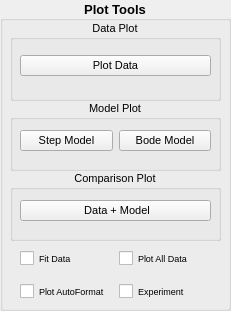
   <widget class="QGroupBox" name="PlotToolsGroup">
    <property name="geometry">
     <rect>
      <x>560</x>
      <y>10</y>
      <width>231</width>
      <height>311</height>
     </rect>
    </property>
    <property name="font">
     <font>
      <pointsize>10</pointsize>
      <weight>75</weight>
      <bold>true</bold>
     </font>
    </property>
    <property name="title">
     <string>Plot Tools</string>
    </property>
    <property name="alignment">
     <set>Qt::AlignCenter</set>
    </property>
    <widget class="QGroupBox" name="DataPlotGroup">
     <property name="geometry">
      <rect>
       <x>10</x>
       <y>20</y>
       <width>211</width>
       <height>81</height>
      </rect>
     </property>
     <property name="font">
      <font>
       <pointsize>8</pointsize>
       <weight>50</weight>
       <bold>false</bold>
      </font>
     </property>
     <property name="title">
      <string>Data Plot</string>
     </property>
     <property name="alignment">
      <set>Qt::AlignCenter</set>
     </property>
     <widget class="QWidget" name="horizontalLayoutWidget">
      <property name="geometry">
       <rect>
        <x>10</x>
        <y>20</y>
        <width>191</width>
        <height>51</height>
       </rect>
      </property>
      <layout class="QHBoxLayout" name="horizontalLayout_2">
       <item>
        <widget class="QPushButton" name="PlotDataButton">
         <property name="font">
          <font>
           <pointsize>8</pointsize>
           <weight>50</weight>
           <bold>false</bold>
          </font>
         </property>
         <property name="text">
          <string>Plot Data</string>
         </property>
         <property name="checkable">
          <bool>false</bool>
         </property>
         <property name="checked">
          <bool>false</bool>
         </property>
         <property name="default">
          <bool>false</bool>
         </property>
         <property name="flat">
          <bool>false</bool>
         </property>
        </widget>
       </item>
      </layout>
     </widget>
    </widget>
    <widget class="QGroupBox" name="ModelPlotGroup">
     <property name="geometry">
      <rect>
       <x>10</x>
       <y>100</y>
       <width>211</width>
       <height>71</height>
      </rect>
     </property>
     <property name="font">
      <font>
       <pointsize>8</pointsize>
       <weight>50</weight>
       <bold>false</bold>
      </font>
     </property>
     <property name="title">
      <string>Model Plot</string>
     </property>
     <property name="alignment">
      <set>Qt::AlignCenter</set>
     </property>
     <widget class="QWidget" name="horizontalLayoutWidget_2">
      <property name="geometry">
       <rect>
        <x>10</x>
        <y>20</y>
        <width>191</width>
        <height>41</height>
       </rect>
      </property>
      <layout class="QHBoxLayout" name="horizontalLayout_3">
       <item>
        <widget class="QPushButton" name="StepModelButton">
         <property name="font">
          <font>
           <pointsize>8</pointsize>
           <weight>50</weight>
           <bold>false</bold>
          </font>
         </property>
         <property name="text">
          <string>Step Model</string>
         </property>
         <property name="flat">
          <bool>false</bool>
         </property>
        </widget>
       </item>
       <item>
        <widget class="QPushButton" name="BodeModelButton">
         <property name="font">
          <font>
           <pointsize>8</pointsize>
           <weight>50</weight>
           <bold>false</bold>
          </font>
         </property>
         <property name="autoFillBackground">
          <bool>false</bool>
         </property>
         <property name="inputMethodHints">
          <set>Qt::ImhNone</set>
         </property>
         <property name="text">
          <string>Bode Model</string>
         </property>
         <property name="flat">
          <bool>false</bool>
         </property>
        </widget>
       </item>
      </layout>
     </widget>
    </widget>
    <widget class="QGroupBox" name="ComparisonGroup">
     <property name="geometry">
      <rect>
       <x>10</x>
       <y>170</y>
       <width>211</width>
       <height>71</height>
      </rect>
     </property>
     <property name="font">
      <font>
       <pointsize>8</pointsize>
       <weight>50</weight>
       <bold>false</bold>
      </font>
     </property>
     <property name="title">
      <string>Comparison Plot</string>
     </property>
     <property name="alignment">
      <set>Qt::AlignCenter</set>
     </property>
     <widget class="QWidget" name="horizontalLayoutWidget_3">
      <property name="geometry">
       <rect>
        <x>10</x>
        <y>20</y>
        <width>191</width>
        <height>41</height>
       </rect>
      </property>
      <layout class="QHBoxLayout" name="horizontalLayout_4">
       <item>
        <widget class="QPushButton" name="DataModelButton">
         <property name="font">
          <font>
           <pointsize>8</pointsize>
           <weight>50</weight>
           <bold>false</bold>
          </font>
         </property>
         <property name="text">
          <string> Data + Model</string>
         </property>
         <property name="flat">
          <bool>false</bool>
         </property>
        </widget>
       </item>
      </layout>
     </widget>
    </widget>
    <widget class="QWidget" name="gridLayoutWidget_5">
     <property name="geometry">
      <rect>
       <x>20</x>
       <y>240</y>
       <width>191</width>
       <height>71</height>
      </rect>
     </property>
     <layout class="QGridLayout" name="gridLayout_2">
      <item row="1" column="0">
       <widget class="QCheckBox" name="FitDataCheckBox">
        <property name="font">
         <font>
          <pointsize>7</pointsize>
          <weight>50</weight>
          <bold>false</bold>
         </font>
        </property>
        <property name="text">
         <string>Fit Data</string>
        </property>
       </widget>
      </item>
      <item row="2" column="0">
       <widget class="QCheckBox" name="PlotAutoFormatCheckBox">
        <property name="font">
         <font>
          <pointsize>7</pointsize>
          <weight>50</weight>
          <bold>false</bold>
         </font>
        </property>
        <property name="text">
         <string>Plot AutoFormat</string>
        </property>
        <property name="checked">
         <bool>false</bool>
        </property>
       </widget>
      </item>
      <item row="1" column="1">
       <widget class="QCheckBox" name="PlotAllDataCheckBox">
        <property name="font">
         <font>
          <pointsize>7</pointsize>
          <weight>50</weight>
          <bold>false</bold>
         </font>
        </property>
        <property name="text">
         <string>Plot All Data</string>
        </property>
       </widget>
      </item>
      <item row="2" column="1">
       <widget class="QCheckBox" name="checkBox">
        <property name="font">
         <font>
          <pointsize>7</pointsize>
          <weight>50</weight>
          <bold>false</bold>
         </font>
        </property>
        <property name="text">
         <string>Experiment</string>
        </property>
       </widget>
      </item>
     </layout>
    </widget>
   </widget>
